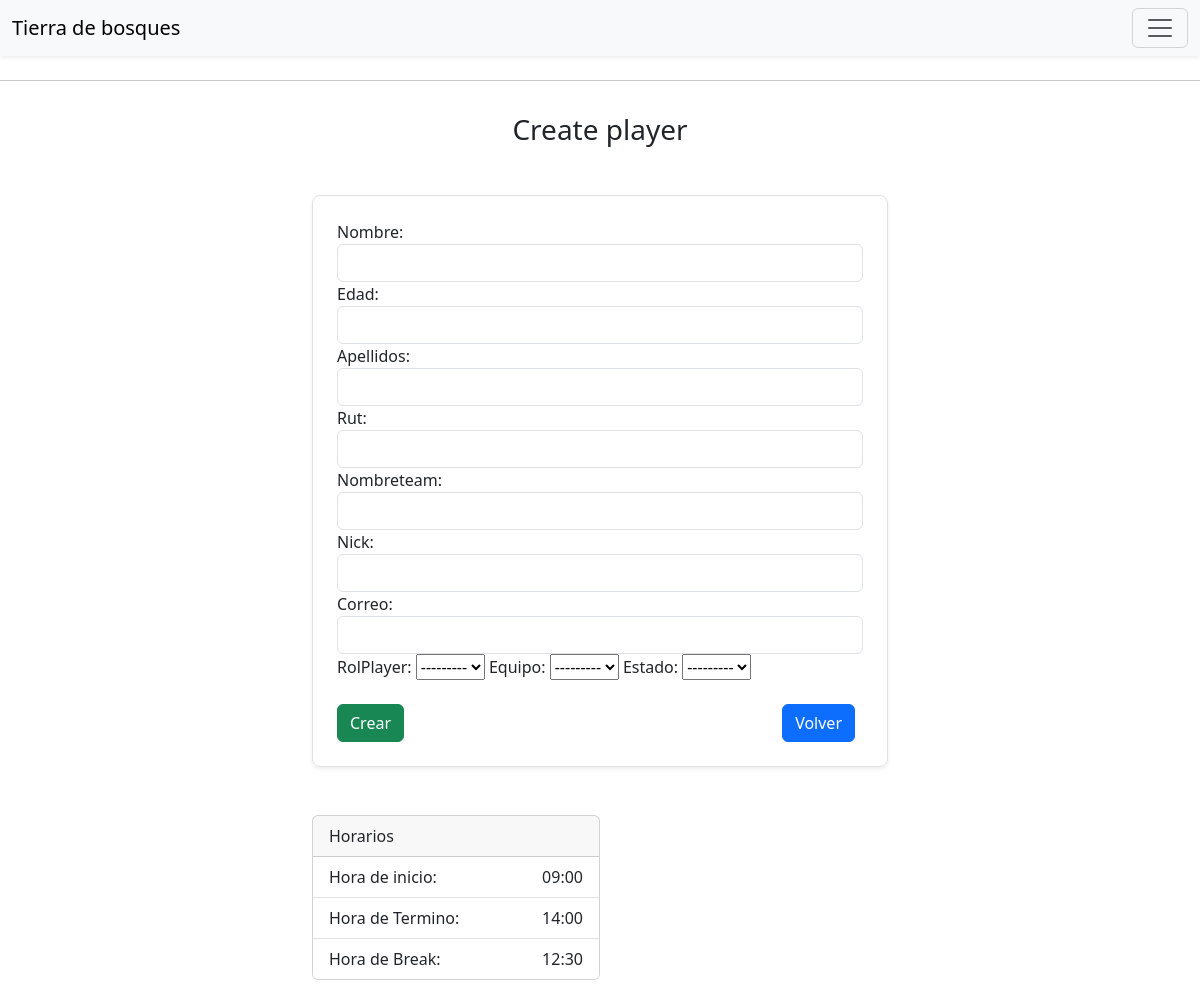
Before: /createPlayer/ with the older database file.
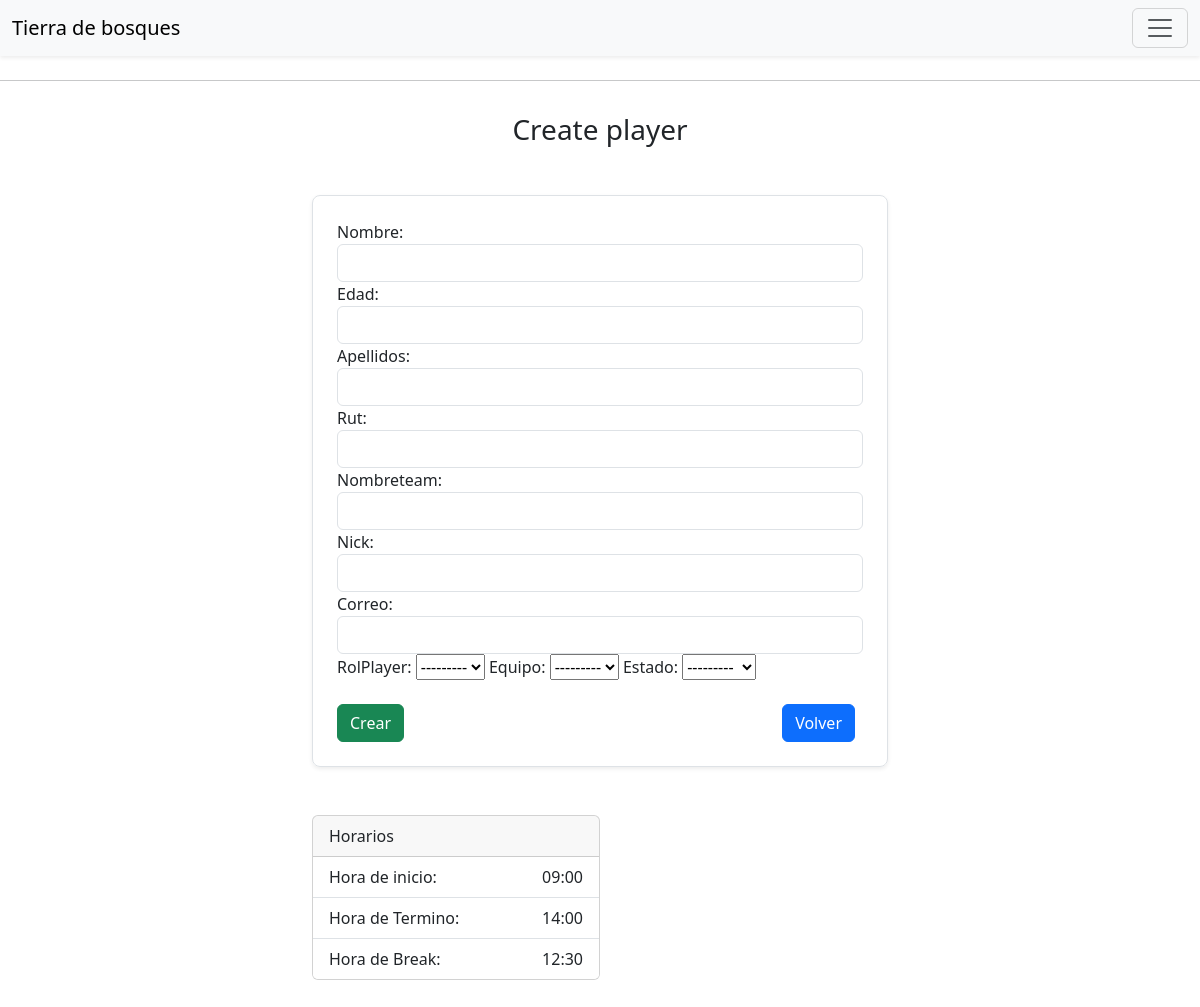
After: the same page with the newer database file.
### airsoftcqb/models.py (models this page shows)
class Estado(models.Model):
    idEstado = models.AutoField(primary_key=True)
    nombreEstado = models.CharField(max_length=50)
    def estadosJugador(self):
        return "{}".format(self.nombreEstado)
    def __str__(self):
        return self.estadosJugador()

### airsoftcqb/views.py (the view)
# urls.py: path('createPlayer/',createPlayer,name='createPlayer'),
def createPlayer(request):
    frm = FormPlayer ()
    if(request.method=='POST'):
        frm = FormPlayer (request.POST)
        if(frm.is_valid()):
            frm.save()
            return redirect('createPlayer')
    data = {'frm': frm}
    return render(request, 'templatesairsoftcqb/createPlayer.html', data )

### airsoftcqb/forms.py
class FormPlayer(forms.ModelForm):
    nombre = forms.CharField()
    edad = forms.CharField()
    apellidos = forms.CharField()
    rut = forms.CharField()
    nombreTeam = forms.CharField()
    nick = forms.CharField()
    correo = forms.CharField()
    nombre.widget.attrs['class']='form-control'
    edad.widget.attrs['class']='form-control'
    apellidos.widget.attrs['class']='form-control'
    rut.widget.attrs['class']='form-control'
    nombreTeam.widget.attrs['class']='form-control'
    nick.widget.attrs['class']='form-control'
    correo.widget.attrs['class']='form-control'
    class Meta:
        model = Player
        fields = '__all__'

### templates/templatesairsoftcqb/createPlayer.html (shortened to what this page needs)
<!DOCTYPE html>
{% load static %}
<html lang="en">
  <head>
    <link
      href="https://cdn.jsdelivr.net/npm/bootstrap@5.3.0-alpha3/dist/css/bootstrap.min.css"
      rel="stylesheet"
    />
  </head>
  <body>
    <nav class="navbar bg-body-tertiary fixed-top shadow-sm">
      <div class="container-fluid">
        <a class="navbar-brand" href="{% url 'home' %}">Tierra de bosques</a>
        <button class="navbar-toggler" type="button" data-bs-toggle="offcanvas" data-bs-target="#offcanvasNavbar" aria-controls="offcanvasNavbar" aria-label="Toggle navigation">
          <span class="navbar-toggler-icon"></span>
        </button>
      </div>
    </nav>
    <br>
    <br>
    <br>
    <div class="jumbotron">
      <hr class="my-2" />
      <br />
      <h3 class="text-center">Create player</h3>
      <div class="container mt-5 w-50">
        <form method="post" class="border rounded-3 p-4 shadow-sm">
          {{frm.as_table}} {% csrf_token %}
          <br>
          <br>
          <div class="d-flex justify-content-between">
            <input class="btn btn-success" type="submit" value="Crear" />
            <a class="btn btn-primary mx-2" href="{% url 'listado' %}"
              >Volver</a
            >
          </div>
        </form>
        <br />
        <br />
        <div class="card" style="width: 18rem">
          <div class="card-header">Horarios</div>
          <ul class="list-group list-group-flush">
            <li class="d-flex justify-content-between list-group-item">
              Hora de inicio: <span>09:00</span>
            </li>
            <li class="d-flex justify-content-between list-group-item">
              Hora de Termino: <span>14:00</span>
            </li>
            <li class="d-flex justify-content-between list-group-item">
              Hora de Break: <span>12:30</span>
            </li>
          </ul>
        </div>
        <br />
        <br />
      </div>
    </div>
  </body>
</html>

Changed rows visible on the page:
added Estado: idEstado "---------"
Other visible differences:
form field idEstado: "---------" → (not shown)
